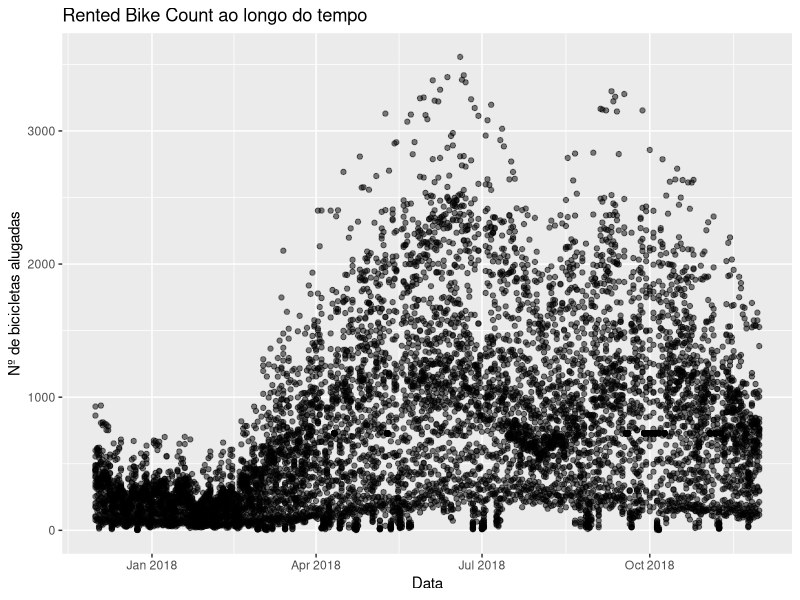
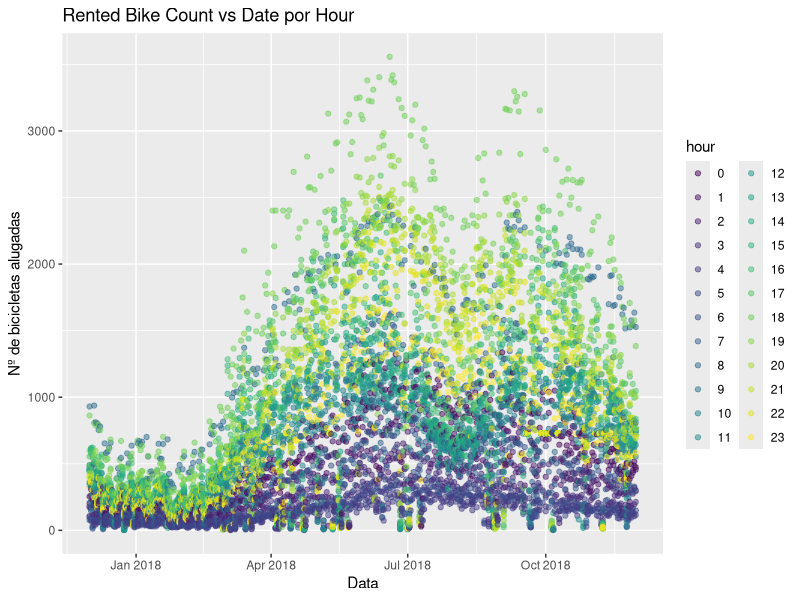
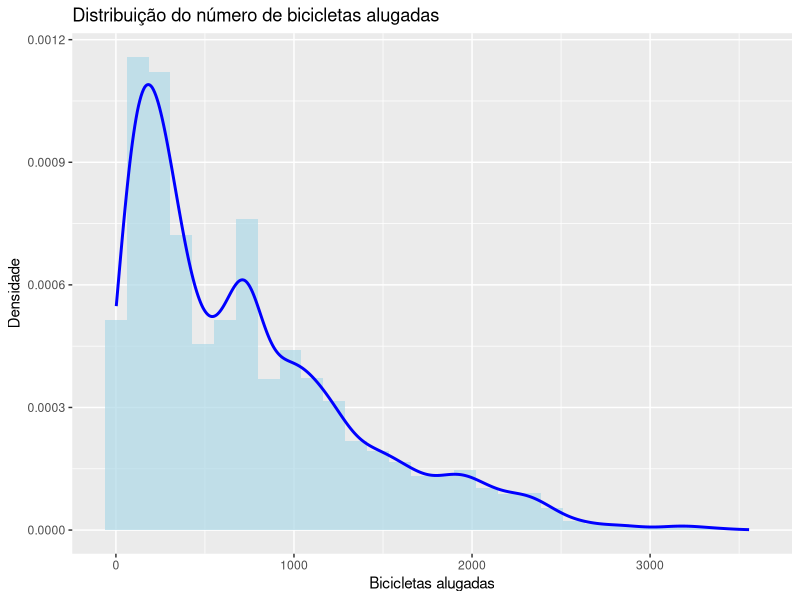
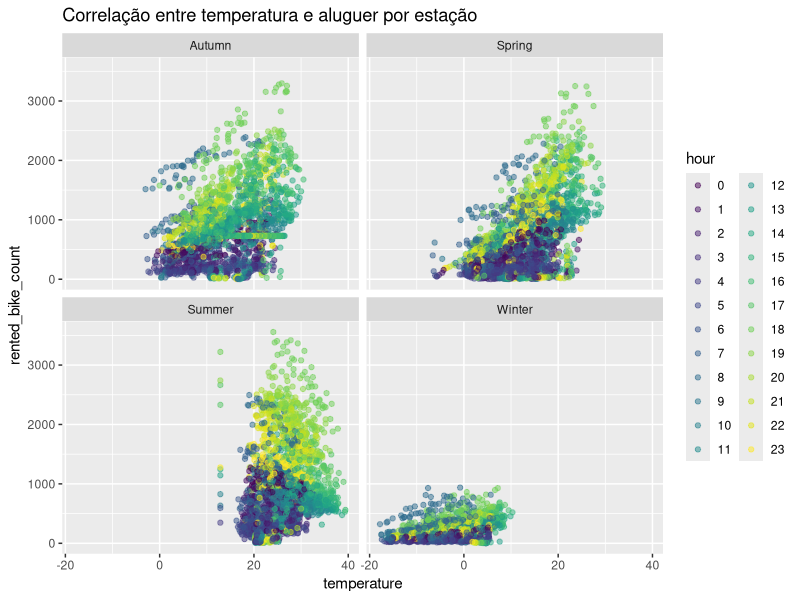
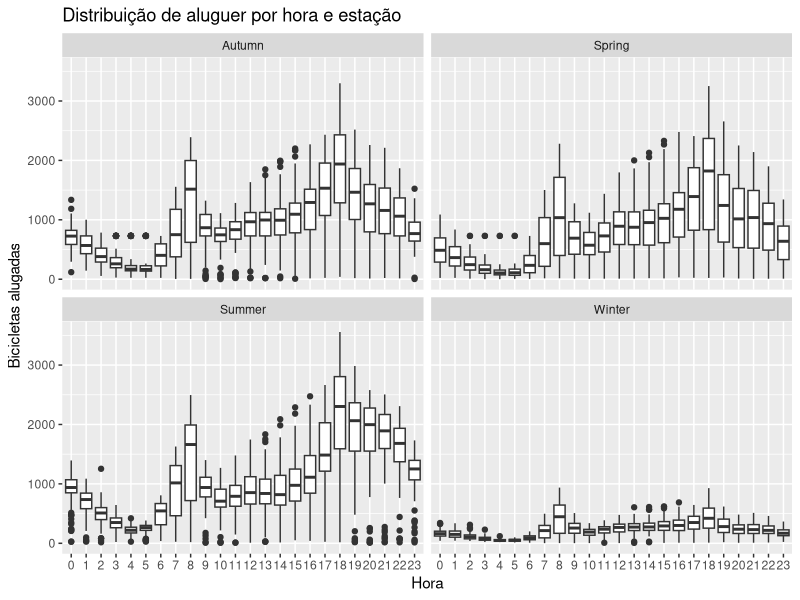

Generate these figures, in order, with R:
# --- EDA COM VISUALIZAÇÃO: Seoul Bike Sharing ---

# 0 - Carregar pacotes necessários
library(readr)
library(dplyr)
library(ggplot2)
library(lubridate)

# 1 - Carregar o conjunto de dados limpo (antes de normalização)
seoul_bike <- read_csv("dataset/clean/clean_seoul_bike.csv")

# 2 - Reformular DATE como data
seoul_bike <- seoul_bike %>%
  mutate(date = as.Date(date, format = "%d/%m/%Y"))

# 3 - Converter HOUR para variável categórica ordenada
seoul_bike <- seoul_bike %>%
  mutate(hour = factor(hour, levels = 0:23, ordered = TRUE))

# 4 - Resumo do conjunto de dados
summary(seoul_bike)

# 5 - Calcular número de feriados (holiday_No Holiday == 0)
num_feriados <- sum(seoul_bike$`holiday_No Holiday` == 0)
print(paste("Número de feriados:", num_feriados))

# 6 - Percentagem de registos que são feriados
pct_feriados <- mean(seoul_bike$`holiday_No Holiday` == 0) * 100
print(paste("Percentagem de registos em feriados:", round(pct_feriados, 2), "%"))

# 7 - Número esperado de registos (1 ano × 365 dias × 24 horas)
registos_esperados <- 365 * 24
print(paste("Registos esperados:", registos_esperados))

# 8 - Quantos registos são dias de funcionamento
registos_funcionamento <- sum(seoul_bike$`functioning_day_Yes` == 1)
print(paste("Registos com funcionamento:", registos_funcionamento))

# 9 - Precipitação total e neve por estação
precipitacao_neve <- seoul_bike %>%
  mutate(season = case_when(
    seasons_Spring == 1 ~ "Spring",
    seasons_Summer == 1 ~ "Summer",
    seasons_Winter == 1 ~ "Winter",
    TRUE ~ "Autumn"
  )) %>%
  group_by(season) %>%
  summarize(
    total_rainfall = sum(rainfall, na.rm = TRUE),
    total_snowfall = sum(snowfall, na.rm = TRUE)
  )
print(precipitacao_neve)

# 10 - Gráfico: RENTED_BIKE_COUNT vs DATE
ggplot(seoul_bike, aes(x = date, y = rented_bike_count)) +
  geom_point(alpha = 0.5) +
  labs(title = "Rented Bike Count ao longo do tempo", x = "Data", y = "Nº de bicicletas alugadas")

# 11 - Gráfico: Rented Bike Count vs Date com Hour como cor
ggplot(seoul_bike, aes(x = date, y = rented_bike_count, color = hour)) +
  geom_point(alpha = 0.5) +
  labs(title = "Rented Bike Count vs Date por Hour", x = "Data", y = "Nº de bicicletas alugadas")

# 12 - Histograma com curva de densidade do kernel
ggplot(seoul_bike, aes(x = rented_bike_count)) +
  geom_histogram(aes(y = ..density..), bins = 30, fill = "lightblue", alpha = 0.7) +
  geom_density(color = "blue", size = 1) +
  labs(title = "Distribuição do número de bicicletas alugadas", x = "Bicicletas alugadas", y = "Densidade")

# 13 - Dispersão: RENTED_BIKE_COUNT vs TEMPERATURA por estação (cor = hour)
ggplot(seoul_bike, aes(x = temperature, y = rented_bike_count, color = hour)) +
  geom_point(alpha = 0.5) +
  facet_wrap(~ case_when(
    seasons_Spring == 1 ~ "Spring",
    seasons_Summer == 1 ~ "Summer",
    seasons_Winter == 1 ~ "Winter",
    TRUE ~ "Autumn"
  )) +
  labs(title = "Correlação entre temperatura e aluguer por estação")

# 14 - Boxplots: RENTED_BIKE_COUNT vs HOUR agrupado por estação
ggplot(seoul_bike, aes(x = hour, y = rented_bike_count)) +
  geom_boxplot() +
  facet_wrap(~ case_when(
    seasons_Spring == 1 ~ "Spring",
    seasons_Summer == 1 ~ "Summer",
    seasons_Winter == 1 ~ "Winter",
    TRUE ~ "Autumn"
  )) +
  labs(title = "Distribuição de aluguer por hora e estação", x = "Hora", y = "Bicicletas alugadas")

# 15 - Precipitação e neve por dia
diario <- seoul_bike %>%
  group_by(date) %>%
  summarize(
    total_rainfall = sum(rainfall, na.rm = TRUE),
    total_snowfall = sum(snowfall, na.rm = TRUE)
  )
print(head(diario))

# 16 - Quantos dias tiveram queda de neve
dias_com_neve <- sum(diario$total_snowfall > 0)
print(paste("Dias com queda de neve:", dias_com_neve))
